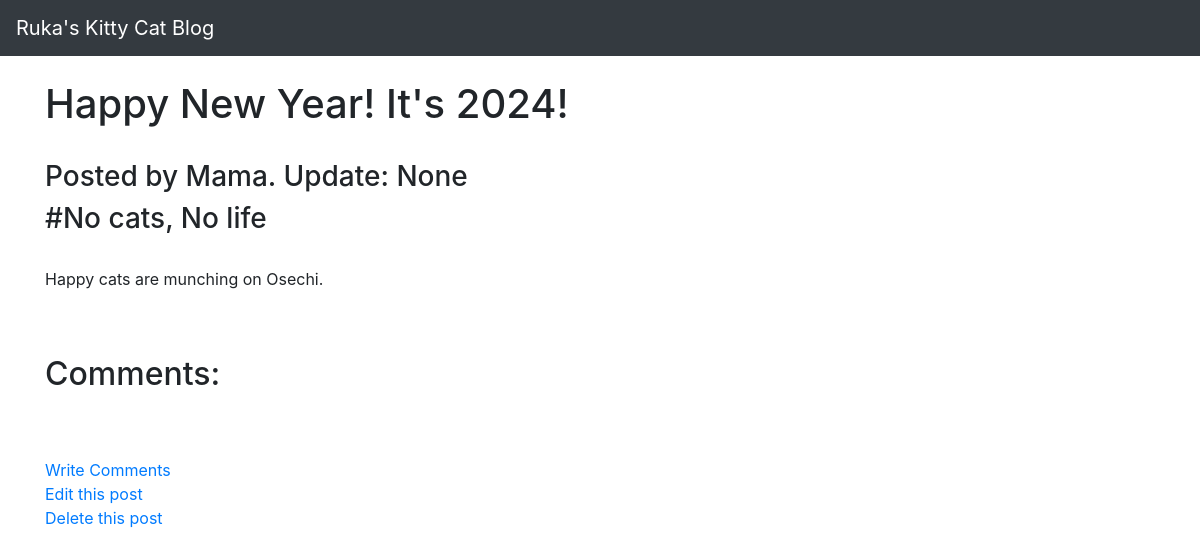
/blogapp/post/3/, run on an earlier commit of the app's database.
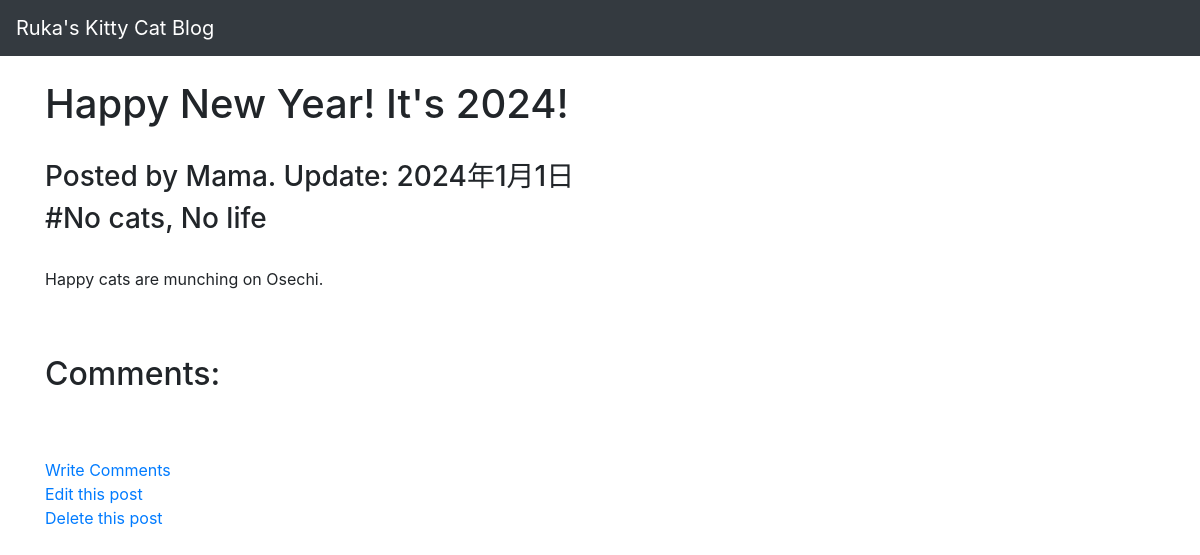
And on a later commit of the database.
### blogapp/models.py (models this page shows, shortened)
class Post(models.Model):
    title = models.CharField(max_length=100)
    body = models.TextField()
    update_date = models.DateField("Last update", default=timezone.now)
    tags = models.ManyToManyField("Tag", blank=True, related_name="tags_on_post")
    author = models.ForeignKey(Author,on_delete=models.CASCADE)

class Author(models.Model):
    name = models.CharField(max_length=100)
    def __str__(self):
        return self.name

### blogapp/views.py (the view)
# urls.py: path("post/<int:pk>/", views.PostDetailView.as_view(), name="post_detail"),
class PostDetailView(generic.DetailView):
    model = Post
    template_name = "blogapp/detail.html"

### blogapp/templates/blogapp/detail.html (shortened to what this page needs)
{% extends "blogapp/base.html" %}
{% block main %}
    <h1>{{ post.title }}</h1>
    <br>
    <h3>Posted by {{ post.author }}. Update: {{ post.update_date }}</h3>
    {% if post.tags.all %}
        <h3>
            {% for tag in post.tags.all %}
                #{{ tag.tag_name }}
            {% endfor %}
        </h3>
    {% endif %}
    <br>
    <p>{{ post.body }}</p>
    <br>
    <br>
    <h2>Comments:</h2>
    <br>
    <br>
    <a href="{% url 'blogapp:comment' object.pk %}">Write Comments</a>
    <br>
    <a href="{% url 'blogapp:update' object.pk %}">Edit this post</a>
    <br>
    <a href="{% url 'blogapp:delete' object.pk %}">Delete this post</a>
{% endblock %}

What changed in the data, as far as the page shows it:
changed Post "Happy cats are munching on Osechi.": update_date "None" → "2024年1月1日"
